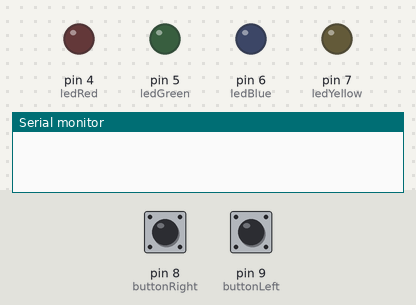
Recording of a program running on a simulated Arduino Uno, built with avr-gcc and run on an emulated ATmega328P. Parts: output pins drawn as LEDs (lit = HIGH), the last lines printed to the serial monitor. Dashed ring = blinking. The test bench sets the inputs (shaded band); at power-on: pin 8 (buttonRight) HIGH, pin 9 (buttonLeft) HIGH. Random numbers use the default seed unless the program sets one.

Above: at 1.2 s.
1.3 s: pin 8 (buttonRight) pulled LOW for 0.15 s
At 1.55 s:
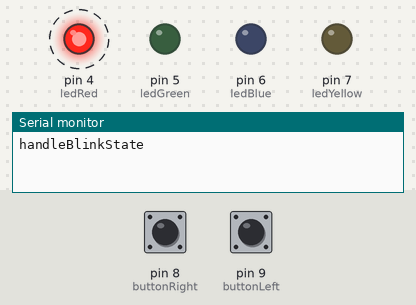
4.3 s: pin 9 (buttonLeft) pulled LOW for 0.15 s
5.9 s: pin 8 (buttonRight) pulled LOW for 1 s
At 6.15 s:
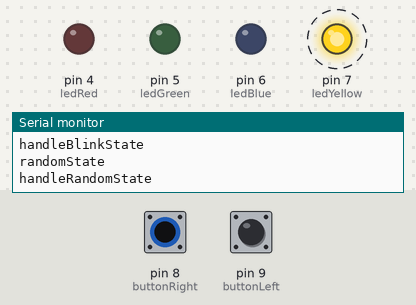
Timing chart, 0 to 14.9 s (numbered marks = the images above; inputs shaded):
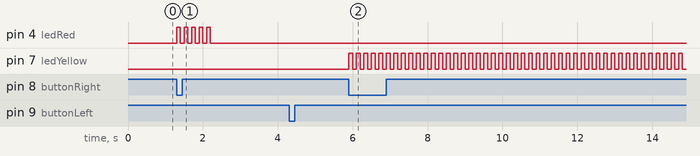

The program:

main.cpp
```cpp
#include <Arduino.h>

int state;
const int blinkState = 1;
const int randomState = 2;
const int shuffleState = 3;

const int buttonLeft = 9;
const int buttonRight = 8;

const int ledRed = 4;
const int ledGreen = 5;
const int ledBlue = 6;
const int ledYellow = 7;

int previousLeftButtonState = HIGH;
int previousRightButtonState = HIGH;


void blinkLed(int led)
{
  digitalWrite(led, HIGH); //ledOn
  delay(100);
  digitalWrite(led, LOW); //ledOff
  delay(100);
}

void blinkLed(int led, int nrOfTimes)
{
  for (int i = 0; i < nrOfTimes; i++) //function blink led x times
  {
    blinkLed(led);
  }
}

void blinkRandom(int nrOfTimes)
{
  int led = random(4,8);
  blinkLed(led, nrOfTimes);
}


void handleState()
{
  switch (state)
  {
  case blinkState:
    //blink
    Serial.println("handleBlinkState");
    blinkLed(ledRed, 5);
    break;
  case randomState:
  //random
    Serial.println("handleRandomState");
    blinkRandom(50);
  break;
  case shuffleState:
  //shuffle
    Serial.println("handleShuffleState");
  break;

  default:
    break;
  }
}


void switchState()
{
  switch (state)
  {
  case blinkState:
    state = randomState;
    Serial.println("randomState");
    break;
  case randomState:
    state = shuffleState;
    Serial.println("shuffleState");
    break;
  case shuffleState:
    state = blinkState;
    Serial.println("blinkState");
    break;

  default:
    break;
  }
}


void setup() {
  // put your setup code here, to run once:
  Serial.begin(9600);

  pinMode(buttonLeft, INPUT_PULLUP);
  pinMode(buttonRight, INPUT_PULLUP);

  pinMode(ledRed, OUTPUT);
  pinMode(ledGreen, OUTPUT);
  pinMode(ledBlue, OUTPUT);
  pinMode(ledYellow, OUTPUT);

  state = blinkState;

}

void loop() {
  // put your main code here, to run repeatedly:
  int leftButtonState = digitalRead(buttonLeft);
  int rightButtonState = digitalRead(buttonRight);

  if (leftButtonState == LOW && previousLeftButtonState != leftButtonState)
  {
    switchState();
  }

  if (rightButtonState == LOW && previousRightButtonState != rightButtonState)
  {
    handleState();
  }

  previousLeftButtonState = leftButtonState;
  previousRightButtonState = rightButtonState;
}
```

Measured:
- after the input at 1.3 s, pin 4 (ledRed): alternates HIGH for 0.10 s and LOW for 0.10 s, 10 changes in all, then stays LOW, starting at once
- after the input at 5.9 s, pin 7 (ledYellow): alternates HIGH for 0.10 s and LOW for 0.10 s, starting at once
